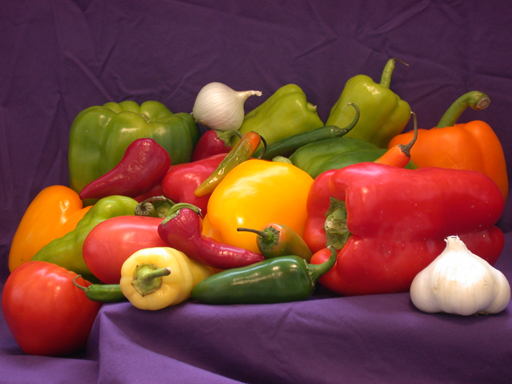
%> input picture ComputerVison/Matlab/imgs/peppers.png, 512 x 384 px
$ octave sobel.m   (GNU Octave 9; MATLAB toolbox functions it lacks are replaced by stand-ins)
%> lines starting %> are read from the running program, lines starting %| are printed output that depends on the picture
%% sobel filter
img = imread('../../imgs/peppers.png');
%> img is the input picture: size 384x512x3 uint8; mean R, G, B 120.8, 66.4, 57.6
img = rgb2gray(img);
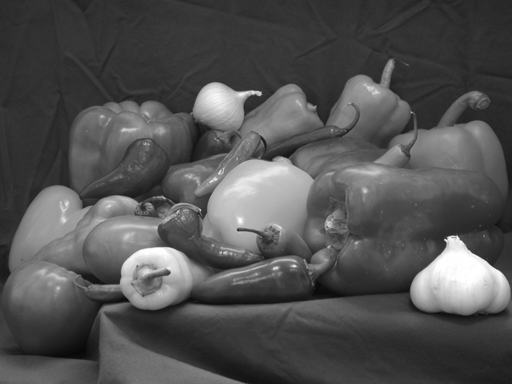
%> img: size 384x512 uint8; min 8, max 255, mean 81.7
filt = fspecial('sobel');
outimg = imfilter(double(img), filt);
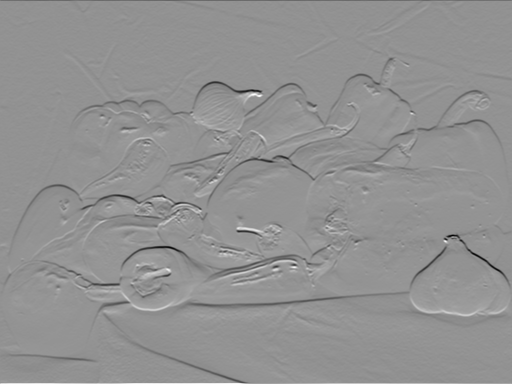
%> outimg: size 384x512 double; min -753, max 560, mean -0.3; drawn with min black and max white
imagesc(outimg);
colormap gray;
